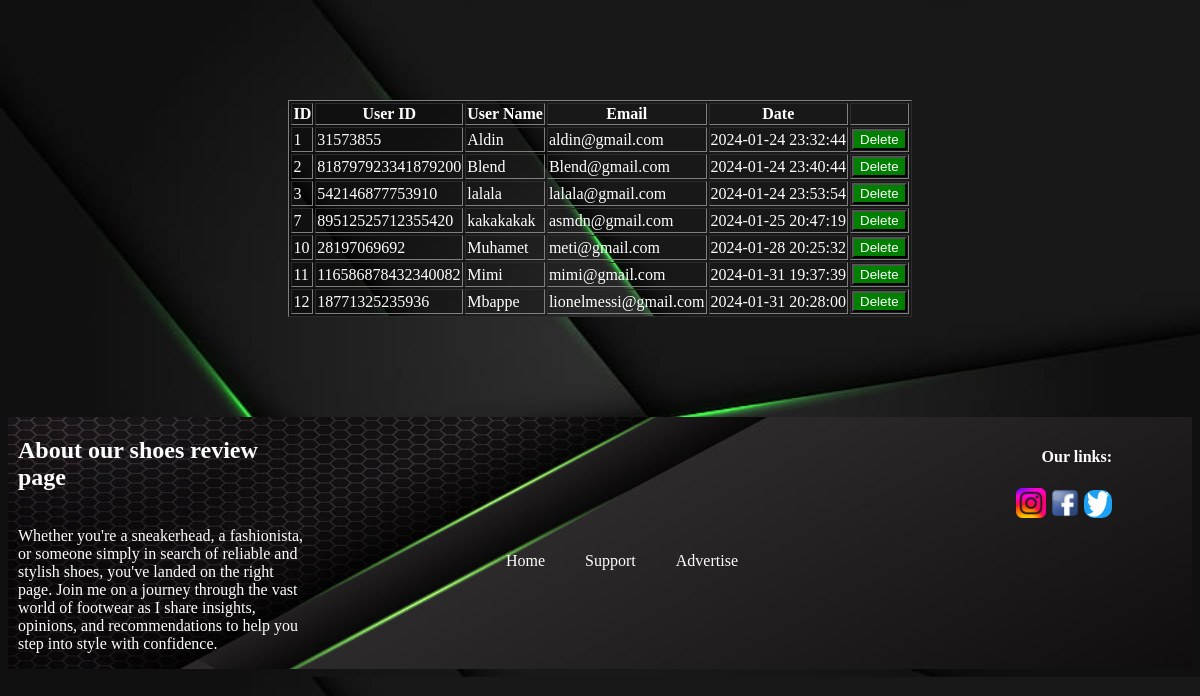
The page /Materiali/Dashboard.php on the database its author committed.
### tables this page shows
CREATE TABLE `users` (
  `id` bigint(20) NOT NULL,
  `user_id` bigint(20) NOT NULL,
  `user_name` varchar(255) NOT NULL,
  `email` varchar(255) NOT NULL,
  `password` varchar(255) NOT NULL,
  `date` timestamp NOT NULL DEFAULT current_timestamp() ON UPDATE current_timestamp()
);

### Materiali/Dashboard.php (the view, shortened to what this page needs)
<!DOCTYPE html>
<html lang="en">
<head>
</head>
<body>
<?php
    include("rfconnection.php");
    $sql = "SELECT * FROM users";
    $result = $conn->query($sql);
    if ($result->num_rows > 0) {
        echo '<table border="1" style="background-image: url(faqja2img.jpg); color:white;
        margin-left: auto; margin-right: auto; margin-top: 100px; margin-bottom: 100px;">';
    echo '<tr><th>ID</th><th>User ID</th><th>User Name</th><th>Email</th><th>Date</th><th></th></tr>';
        while ($row = $result->fetch_assoc()) {
            echo '<form method="post" action="' . htmlspecialchars($_SERVER["PHP_SELF"]) . '">';
            echo '<tr>';
            echo '<td>' . $row['id'] . '</td>';
            echo '<td>' . $row['user_id'] . '</td>';
            echo '<td>' . $row['user_name'] . '</td>';
            echo '<td>' . $row['email'] . '</td>';
            echo '<td>' . $row['date'] . '</td>';
            echo '<td>
                <input type="hidden" name="user_id" value="' . $row['user_id'] . '">
                <input type="submit" name="delete_user" class="del" value="Delete">
              </td>';
            echo '</tr>';
            echo '</form>';
    }
    echo '</table>';
} else {
  echo 'No users found in the database.';
}
?>
<footer>
<div class="footermain">
    <h2 style="padding-left: 10px;">About our shoes review page</h2>
    <p style="padding-left: 10px;">Whether you're a sneakerhead, a fashionista, or someone simply
    in search of reliable and stylish shoes, you've landed on the right page.
    Join me on a journey through the vast world of footwear as I share insights,
    opinions, and recommendations to help you step into style with confidence.</p>
</div>
<div class="footercenter">
    <a href="Shoes Review Website.php">Home</a>
    <a href="HeaderInfo.php">Support</a>
    <a href="HeaderInfo.php">Advertise</a>
</div>
<div class="Links">
    <h4>Our links:</h4>
    <a href="https://www.instagram.com/"><img src="Links/instalogo.png" alt="" height="30px" width="30px"></a>
    <a href="https://www.facebook.com/"><img src="Links/fblogo.png" alt="" height="30px" width="30px"></a>
    <a href="https://www.twitter.com/"><img src="Links/xlogo.jpg" alt="" height="28px" width="28px" style="border-radius: 10px;"></a>
</div>
</footer>
</body>
</html>

### Materiali/Dashboard.php (style rules this page uses)
.del { background-color: green; color: white; }
body { background-image: url(faqja2img.jpg); background-size: 100% 100%; }
footer { background-image: url(headerwllp.jpg); background-size: 100% 100%; display: flex; justify-content: space-between; }
.footermain { color: rgb(255, 255, 255); display: flex; flex-wrap: wrap; width: 300px; font-family:serif; }
.footercenter { display: flexbox; justify-items: center; justify-content: center; color: rgb(255, 255, 255); padding-top: 135px; padding-right: 80px; font-family:serif; }
.footercenter a { color: rgb(255, 255, 255); text-decoration: none; padding: 8px 18px; border-radius: 18px; }
.Links { padding-top: 10px; padding-right: 80px; color: rgb(255, 255, 255); display: flexbox; justify-items:flex-end; font-family:serif; }

### rows shown on the page
users: id "1", user "31573855", user_name "Aldin", email "aldin@gmail.com", date "2024-01-24 23:32:44"
users: id "2", user "818797923341879200", user_name "Blend", email "Blend@gmail.com", date "2024-01-24 23:40:44"
users: id "3", user "542146877753910", user_name "lalala", email "lalala@gmail.com", date "2024-01-24 23:53:54"
users: id "7", user "89512525712355420", user_name "kakakakak", email "asmdn@gmail.com", date "2024-01-25 20:47:19"
users: id "10", user "28197069692", user_name "Muhamet", email "meti@gmail.com", date "2024-01-28 20:25:32"
users: id "11", user "116586878432340082", user_name "Mimi", email "mimi@gmail.com", date "2024-01-31 19:37:39"
users: id "12", user "18771325235936", user_name "Mbappe", email "lionelmessi@gmail.com", date "2024-01-31 20:28:00"
